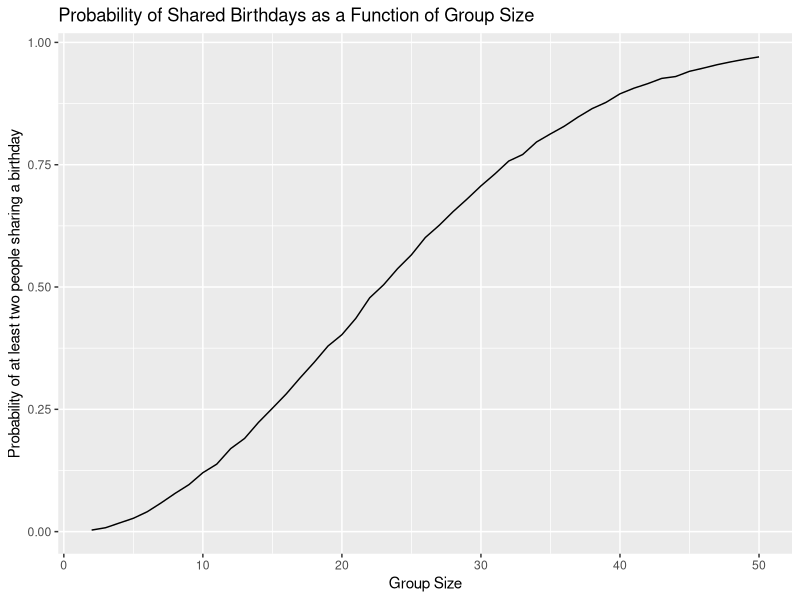

Generate this figure with R: (Note: a time limit stopped this script after it produced the figure.)
## ---- chunk 1
library(tidyverse)
## ---- chunk 2
bday_sim = function(n) {
  bdays = sample(1:365, size = n, replace = TRUE)
  duplicate = length(unique(bdays)) < n
  return(duplicate)
}

sim_res = expand_grid(
  n = 2:50,
  iter = 1:10000
) |>
  mutate(res = map_lgl(n, bday_sim)) |>
  group_by(n) |>
  summarize(prob = mean(res))

sim_res_plot = sim_res |>
  ggplot(aes(x = n, y = prob)) +
  geom_line() +
  labs(
    title = "Probability of Shared Birthdays as a Function of Group Size",
    x = "Group Size",
    y = "Probability of at least two people sharing a birthday"
  )

sim_res_plot
## ---- chunk 3
sim_power = function(mu, n = 30, sigma = 5, alpha = 0.05) {
  sim_data = 
    tibble(
      x = rnorm(n, mean = mu, sd = sigma)
      )
  
  t_test = t.test(sim_data$x, mu = 0)
  result = broom::tidy(t_test)
  
  out_df = tibble(
    estimate = result$estimate,
    p_value = result$p.value
  )
  
  return(out_df)
}
## ---- chunk 4
n_sim = 5000
mu_values = c(0, 1, 2, 3, 4, 5, 6)

sim_res_2 = expand_grid(
  mu = mu_values,
  iter = 1:n_sim
) |>
  mutate(sim_output = map(mu, sim_power)) |>
  unnest(sim_output) |>
  group_by(mu) |>
  summarize(
    power = mean(p_value < 0.05),
    avg_estimate = mean(estimate),
    avg_estimate_rejected = mean(estimate[p_value < 0.05])
  )
## ---- chunk 5
# Make a plot showing the proportion of times the null was rejected (the power of the test) on the y axis and the true value of μ on the x axis.

sim_res_2_plot = sim_res_2 |>
  ggplot(aes(x = mu, y = power)) +
  geom_line() +
  labs(
    title = "Power of the Test as a Function of Effect Size (mu)",
    x = expression(mu),
    y = "Power (Probability of Rejecting Null)"
  )

sim_res_2_plot
## ---- chunk 6
# average estimate of μ_hat on the y axis and the true value of μ on the x axis.

sim_res_2_plot2 = sim_res_2 |>
  ggplot(aes(x = mu, y = avg_estimate)) +
  geom_line(color = "blue") +
  labs(
    title = "Average Estimate of Mu vs True Value of Mu",
    x = expression(mu),
    y = "Average Estimate of Mu"
  )

sim_res_2_plot2
## ---- chunk 7
# average estimate of μ_hat only in samples for which the null was rejected on the y axis and the true value of μ on the x axis.

sim_res_2_plot3 = sim_res_2 |>
  ggplot(aes(x = mu, y = avg_estimate_rejected)) +
  geom_line(color = "blue") +
  labs(
    title = "Average Estimate of Mu when Null is Rejected",
    x = expression(mu),
    y = "Average Estimate of Mu (Null Rejected)"
  )

sim_res_2_plot3
